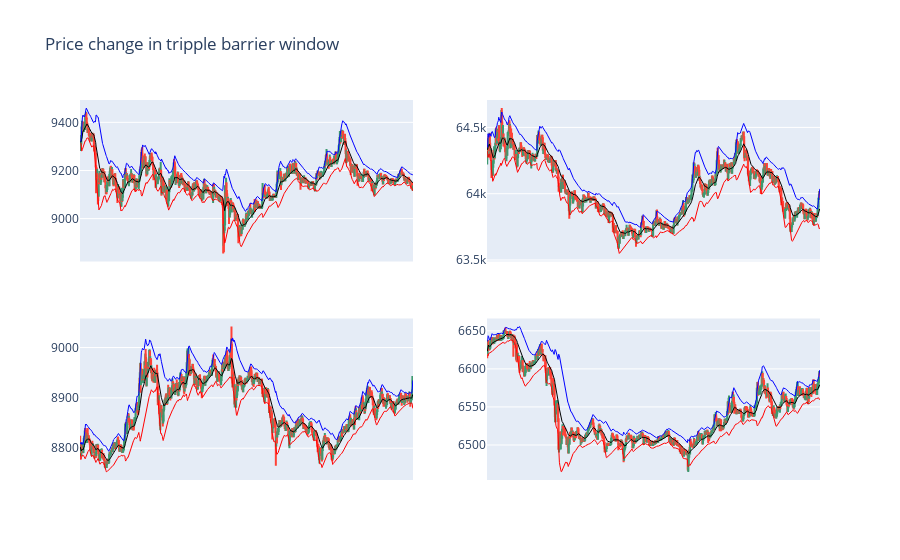

The notebook cell this image was saved under:
### Code cell
import random
import plotly.graph_objects as go
from plotly.subplots import make_subplots

n = 2; m = 2
label_1 = labels[labels['bin'] == 0]
list_1 = random.sample(list(label_1.index), k = n*m)

fig = make_subplots(
    rows = n, cols = m
)

for idx, st in enumerate(list_1):
  et = triple_barrier_events.loc[st]['t1']
  gr_dt = data.loc[st:et]
  avg, upper, lower = bbands(gr_dt['close'], 20, no_of_stdev=2)
  fig.add_trace(go.Candlestick(x=gr_dt.index,
                open=gr_dt.open, high=gr_dt.high,
                low=gr_dt.low, close=gr_dt.close),
                row = idx//n + 1, col = idx%m + 1)
  fig.add_trace(go.Scatter(x=gr_dt.index, y = avg,
                           line = dict(color='black', width=1)),
                row = idx//n + 1, col = idx%m + 1)
  fig.add_trace(go.Scatter(x=gr_dt.index, y = upper,
                           line = dict(color='blue', width=1)),
                row = idx//n + 1, col = idx%m + 1)
  fig.add_trace(go.Scatter(x=gr_dt.index, y = lower,
                           line = dict(color='red', width=1)),
                row = idx//n + 1, col = idx%m + 1)
  
  fig.update_xaxes(rangeslider_visible=False, visible = False)

fig.update_layout(title = 'Price change in tripple barrier window ')
fig.update_traces(showlegend = False)
fig.show()

### Figure 1 — Plotly figure (JSON) as saved in the notebook; plotly's stock layout.template omitted (floating-point values rounded to 4 significant figures; data arrays with more than 128 entries replaced by an {"elided": "..."} marker saying what was removed)
{"data": [{"close": {"elided": "922 float values"}, "high": {"elided": "922 float values"}, "low": {"elided": "922 float values"}, "open": {"elided": "922 float values"}, "showlegend": false, "type": "candlestick", "x": {"elided": "922 str values"}, "xaxis": "x", "yaxis": "y"}, {"line": {"color": "black", "width": 1}, "showlegend": false, "type": "scatter", "x": {"elided": "922 str values"}, "xaxis": "x", "y": {"elided": "922 float values"}, "yaxis": "y"}, {"line": {"color": "blue", "width": 1}, "showlegend": false, "type": "scatter", "x": {"elided": "922 str values"}, "xaxis": "x", "y": {"elided": "922 float values"}, "yaxis": "y"}, {"line": {"color": "red", "width": 1}, "showlegend": false, "type": "scatter", "x": {"elided": "922 str values"}, "xaxis": "x", "y": {"elided": "922 float values"}, "yaxis": "y"}, {"close": {"elided": "779 float values"}, "high": {"elided": "779 float values"}, "low": {"elided": "779 float values"}, "open": {"elided": "779 float values"}, "showlegend": false, "type": "candlestick", "x": {"elided": "779 str values"}, "xaxis": "x2", "yaxis": "y2"}, {"line": {"color": "black", "width": 1}, "showlegend": false, "type": "scatter", "x": {"elided": "779 str values"}, "xaxis": "x2", "y": {"elided": "779 float values"}, "yaxis": "y2"}, {"line": {"color": "blue", "width": 1}, "showlegend": false, "type": "scatter", "x": {"elided": "779 str values"}, "xaxis": "x2", "y": {"elided": "779 float values"}, "yaxis": "y2"}, {"line": {"color": "red", "width": 1}, "showlegend": false, "type": "scatter", "x": {"elided": "779 str values"}, "xaxis": "x2", "y": {"elided": "779 float values"}, "yaxis": "y2"}, {"close": {"elided": "931 float values"}, "high": {"elided": "931 float values"}, "low": {"elided": "931 float values"}, "open": {"elided": "931 float values"}, "showlegend": false, "type": "candlestick", "x": {"elided": "931 str values"}, "xaxis": "x3", "yaxis": "y3"}, {"line": {"color": "black", "width": 1}, "showlegend": false, "type": "scatter", "x": {"elided": "931 str values"}, "xaxis": "x3", "y": {"elided": "931 float values"}, "yaxis": "y3"}, {"line": {"color": "blue", "width": 1}, "showlegend": false, "type": "scatter", "x": {"elided": "931 str values"}, "xaxis": "x3", "y": {"elided": "931 float values"}, "yaxis": "y3"}, {"line": {"color": "red", "width": 1}, "showlegend": false, "type": "scatter", "x": {"elided": "931 str values"}, "xaxis": "x3", "y": {"elided": "931 float values"}, "yaxis": "y3"}, {"close": {"elided": "752 float values"}, "high": {"elided": "752 float values"}, "low": {"elided": "752 float values"}, "open": {"elided": "752 float values"}, "showlegend": false, "type": "candlestick", "x": {"elided": "752 str values"}, "xaxis": "x4", "yaxis": "y4"}, {"line": {"color": "black", "width": 1}, "showlegend": false, "type": "scatter", "x": {"elided": "752 str values"}, "xaxis": "x4", "y": {"elided": "752 float values"}, "yaxis": "y4"}, {"line": {"color": "blue", "width": 1}, "showlegend": false, "type": "scatter", "x": {"elided": "752 str values"}, "xaxis": "x4", "y": {"elided": "752 float values"}, "yaxis": "y4"}, {"line": {"color": "red", "width": 1}, "showlegend": false, "type": "scatter", "x": {"elided": "752 str values"}, "xaxis": "x4", "y": {"elided": "752 float values"}, "yaxis": "y4"}], "layout": {"title": {"text": "Price change in tripple barrier window "}, "xaxis": {"anchor": "y", "domain": [0, 0.45], "rangeslider": {"visible": false}, "visible": false}, "xaxis2": {"anchor": "y2", "domain": [0.55, 1], "rangeslider": {"visible": false}, "visible": false}, "xaxis3": {"anchor": "y3", "domain": [0, 0.45], "rangeslider": {"visible": false}, "visible": false}, "xaxis4": {"anchor": "y4", "domain": [0.55, 1], "rangeslider": {"visible": false}, "visible": false}, "yaxis": {"anchor": "x", "domain": [0.575, 1]}, "yaxis2": {"anchor": "x2", "domain": [0.575, 1]}, "yaxis3": {"anchor": "x3", "domain": [0, 0.425]}, "yaxis4": {"anchor": "x4", "domain": [0, 0.425]}}}
